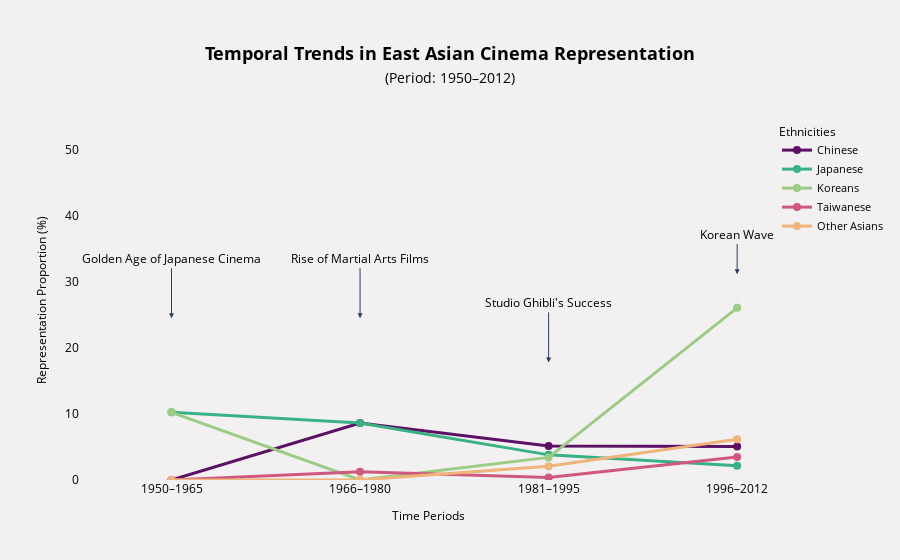

The notebook cell this image was saved under:
### Markdown cell above
**Temporal Trends:**
- The shifts in representation across time periods (e.g., 1950–1965 vs. 1996–2012) suggest evolving industry preferences. 
This can correlate with historical events, global interest in specific cultures, or the rise of certain countries' film industries (e.g., Korea's booming cinema in the 2000s).

### Code cell
# Categorize release years into time periods
eastasia_data['Period'] = pd.cut(
    eastasia_data['release'], 
    bins=[1950, 1965, 1980, 1995, 2012], 
    labels=['1950–1965', '1966–1980', '1981–1995', '1996–2012'] 
)
cinema_representation = eastasia_data.groupby(['Period', 'actor_ethnicity_classification']).size().reset_index(name='Movie_Count')
cinema_representation['Proportion'] = cinema_representation.groupby('Period')['Movie_Count'].transform(lambda x: x / x.sum() * 100)
cinema_pivot = cinema_representation.pivot(index='Period', columns='actor_ethnicity_classification', values='Proportion').fillna(0)
output_path = "temporal_trends_with_annotations.html"

plot_temporal_trends(cinema_pivot, output_path)

### Figure 1 — Plotly figure (JSON) as saved in the notebook; plotly's stock layout.template omitted (floating-point values rounded to 4 significant figures)
{"data": [{"line": {"color": "#5c1165", "width": 3}, "marker": {"size": 8}, "mode": "lines+markers", "name": "Chinese", "type": "scatter", "x": ["1950–1965", "1966–1980", "1981–1995", "1996–2012"], "y": [0, 8.642, 5.143, 5.079]}, {"line": {"color": "#39b185", "width": 3}, "marker": {"size": 8}, "mode": "lines+markers", "name": "Japanese", "type": "scatter", "x": ["1950–1965", "1966–1980", "1981–1995", "1996–2012"], "y": [10.26, 8.642, 3.81, 2.16]}, {"line": {"color": "#9ccb86", "width": 3}, "marker": {"size": 8}, "mode": "lines+markers", "name": "Koreans", "type": "scatter", "x": ["1950–1965", "1966–1980", "1981–1995", "1996–2012"], "y": [10.26, 0, 3.429, 26.09]}, {"line": {"color": "#cf597e", "width": 3}, "marker": {"size": 8}, "mode": "lines+markers", "name": "Taiwanese", "type": "scatter", "x": ["1950–1965", "1966–1980", "1981–1995", "1996–2012"], "y": [0, 1.235, 0.381, 3.503]}, {"line": {"color": "#eeb479", "width": 3}, "marker": {"size": 8}, "mode": "lines+markers", "name": "Other Asians", "type": "scatter", "x": ["1950–1965", "1966–1980", "1981–1995", "1996–2012"], "y": [0, 0, 2.095, 6.188]}], "layout": {"annotations": [{"align": "center", "arrowhead": 2, "ax": 0, "ay": -60, "font": {"color": "black", "size": 12}, "showarrow": true, "text": "Golden Age of Japanese Cinema", "x": "1950–1965", "y": 24.51}, {"align": "center", "arrowhead": 2, "ax": 0, "ay": -60, "font": {"color": "black", "size": 12}, "showarrow": true, "text": "Rise of Martial Arts Films", "x": "1966–1980", "y": 24.51}, {"align": "center", "arrowhead": 2, "ax": 0, "ay": -60, "font": {"color": "black", "size": 12}, "showarrow": true, "text": "Studio Ghibli's Success", "x": "1981–1995", "y": 17.83}, {"align": "center", "arrowhead": 2, "ax": 0, "ay": -40, "font": {"color": "black", "size": 12}, "showarrow": true, "text": "Korean Wave", "x": "1996–2012", "y": 31.2}], "font": {"color": "black"}, "legend": {"font": {"color": "black", "size": 11}, "title": {"font": {"color": "black", "size": 12}, "text": "Ethnicities"}, "x": 1, "y": 1}, "margin": {"t": 120}, "paper_bgcolor": "#F2F0F0", "plot_bgcolor": "#F2F0F0", "title": {"font": {"color": "black", "size": 18}, "text": "<b>Temporal Trends in East Asian Cinema Representation</b><br><span style='font-size:14px;'>(Period: 1950–2012)</span>", "x": 0.5, "xanchor": "center", "yanchor": "top"}, "xaxis": {"tickmode": "array", "ticktext": ["1950–1965", "1966–1980", "1981–1995", "1996–2012"], "tickvals": ["1950–1965", "1966–1980", "1981–1995", "1996–2012"], "title": {"font": {"color": "black", "size": 12}, "text": "Time Periods"}}, "yaxis": {"range": [0, 54.57], "title": {"font": {"color": "black", "size": 12}, "text": "Representation Proportion (%)"}}}}
